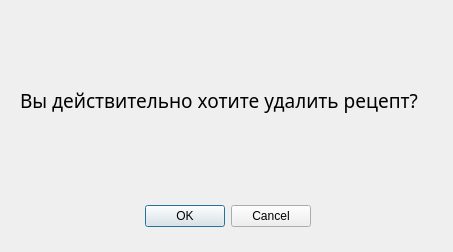
<?xml version="1.0" encoding="UTF-8"?>
<ui version="4.0">
 <class>Dialog</class>
 <widget class="QDialog" name="Dialog">
  <property name="geometry">
   <rect>
    <x>0</x>
    <y>0</y>
    <width>453</width>
    <height>252</height>
   </rect>
  </property>
  <property name="windowTitle">
   <string>Dialog</string>
  </property>
  <widget class="QDialogButtonBox" name="buttonBox">
   <property name="geometry">
    <rect>
     <x>140</x>
     <y>200</y>
     <width>171</width>
     <height>32</height>
    </rect>
   </property>
   <property name="orientation">
    <enum>Qt::Horizontal</enum>
   </property>
   <property name="standardButtons">
    <set>QDialogButtonBox::Cancel|QDialogButtonBox::Ok</set>
   </property>
  </widget>
  <widget class="QLabel" name="label">
   <property name="geometry">
    <rect>
     <x>20</x>
     <y>20</y>
     <width>421</width>
     <height>161</height>
    </rect>
   </property>
   <property name="font">
    <font>
     <family>Calibri Light</family>
     <pointsize>14</pointsize>
    </font>
   </property>
   <property name="text">
    <string>Вы действительно хотите удалить рецепт?</string>
   </property>
  </widget>
 </widget>
 <resources/>
 <connections>
  <connection>
   <sender>buttonBox</sender>
   <signal>accepted()</signal>
   <receiver>Dialog</receiver>
   <slot>accept()</slot>
   <hints>
    <hint type="sourcelabel">
     <x>248</x>
     <y>254</y>
    </hint>
    <hint type="destinationlabel">
     <x>157</x>
     <y>274</y>
    </hint>
   </hints>
  </connection>
  <connection>
   <sender>buttonBox</sender>
   <signal>rejected()</signal>
   <receiver>Dialog</receiver>
   <slot>reject()</slot>
   <hints>
    <hint type="sourcelabel">
     <x>316</x>
     <y>260</y>
    </hint>
    <hint type="destinationlabel">
     <x>286</x>
     <y>274</y>
    </hint>
   </hints>
  </connection>
 </connections>
</ui>
